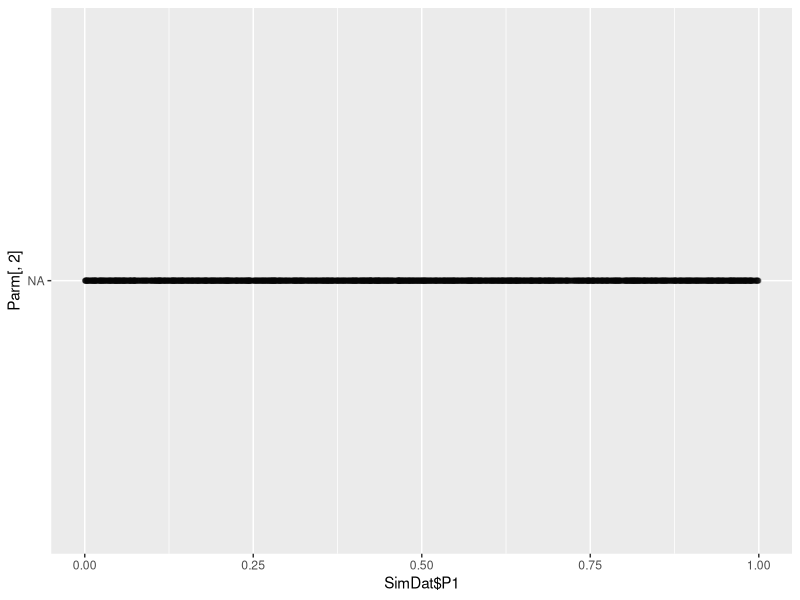
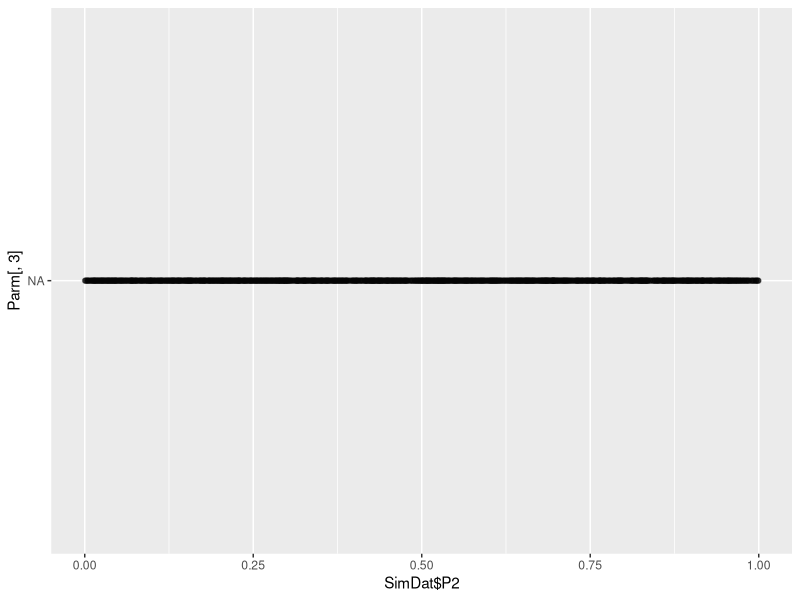
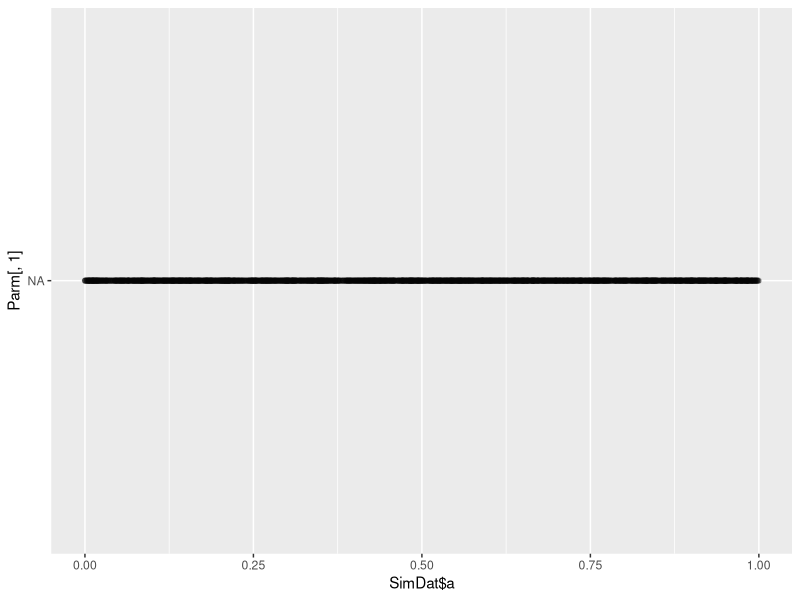

Here is the R script that generated these plots, in order:
## ---- chunk 1
knitr::opts_chunk$set(echo = TRUE)
## ---- chunk 2
Icor<-function(p1,p2,a){
  # Conditional probabilities
  ## A through B can be estimated from the data
  ## Use these equations to try to solve for p1, p2 & a
  ## For example, B-C or C-B will isolate p1 and p2 only
  A<-p1*p2*(1-2*a)
  B<-p1*(1-p2)+p1*p2*a
  C<-(1-p1)*p2+p1*p2*a
  D<-(1-p1)*(1-p2)
  N<-A+B+C+D

  # Equations for calculating (co)variances and correlation coefficient  
  V1<-(A+B)*(1-(A+B))
  V2<-(A+C)*(1-(A+C))
  COV12<-A-(A+B)*(A+C)

  COR12<-COV12/(sqrt(V1)*sqrt(V2))
  
  # Insert equations for A through B here
  ## For example, if you wanted to solve for p1 & p2 only
  p1_p2<-B-C
  ## Combine A through B to isolate each of these terms
  p1<-NA # Insert equation for p1
  p2<-NA # insert equation for p2
  a<-NA # Insert equation for estimating alpha (a)
  
  return(cbind(a,p1,p2))
}

# Test your model
SimDat<-data.frame(P1=runif(5000),P2=runif(5000),a=runif(5000))
Parm<-Icor(p1=SimDat$P1,p2=SimDat$P2,a=SimDat$a)
library(ggplot2)

#Each of these 3 plots will be a 1:1 line if your calculations are correct"
## Test p1
qplot(SimDat$P1,Parm[,2],alpha=I(0.1))
## Test p2
qplot(SimDat$P2,Parm[,3],alpha=I(0.1))
## Test alpha
qplot(SimDat$a,Parm[,1],alpha=I(0.1))
